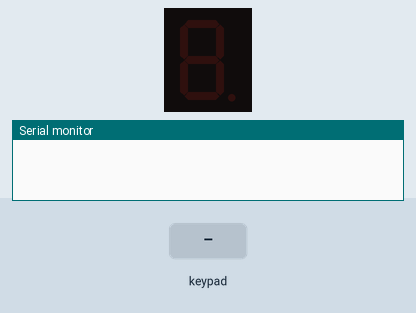
Recording of a sketch running on a simulated Arduino Uno, built with avr-gcc and run on an emulated ATmega328P. Parts: 1-digit seven-segment display, the last lines printed to the serial monitor. Wiring (inferred from the names in the program): 1-digit 7-segment display, segments lit when HIGH: segments pin 11, pin 10, A1, A2, A3, pin 12, pin 13, A0. Inputs (shaded band) come from the test bench. The segment pins are drawn as the display they are named for.

Above: at 1.2 s.
1.3 s: keypad keys 2 3 4 5 pressed 0.4 s apart
At 2.8 s:
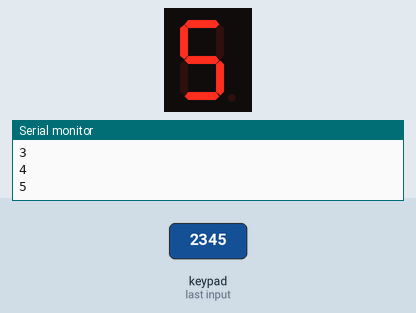
4.4 s: key '1' pressed
At 5.6 s:
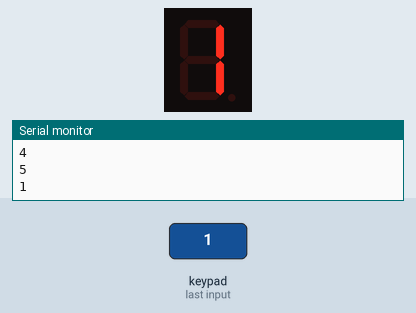
5.9 s: keypad keys 6 7 8 9 # pressed 0.4 s apart
At 6.1 s:
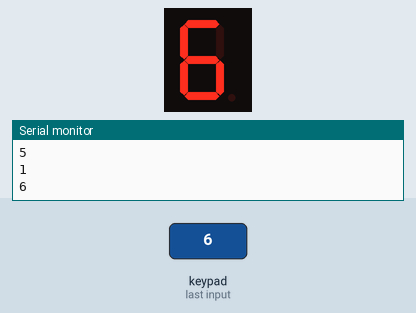
9.4 s: key '0' pressed
At 10.4 s:
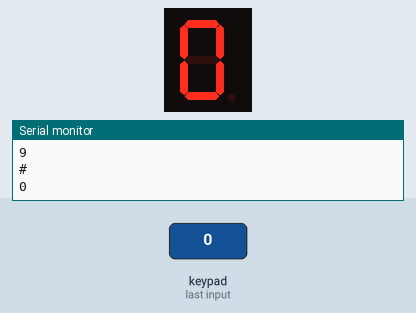
10.9 s: key '2' pressed
At 11.7 s:
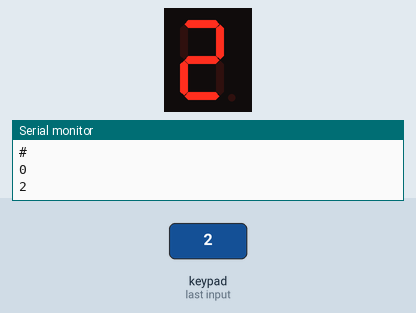
12.4 s: key '3' pressed
At 12.9 s:
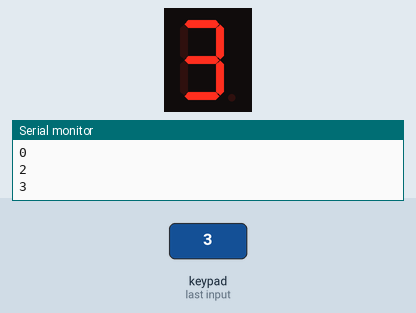
Timing chart, 0 to 14.9 s (numbered marks = the images above; inputs shaded):
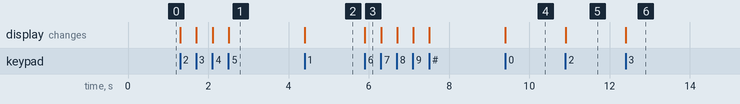

Measured:
- after the input at 1.3 s, the display: first changes at once (image 1 shows a later state)
- after the input at 4.4 s, the display: changes at once (image 2)
- after the input at 5.9 s, the display: changes at once (image 3)
- after the input at 9.4 s, the display: changes at once (image 4)
- after the input at 10.9 s, the display: changes at once (image 5)
- after the input at 12.4 s, the display: changes at once (image 6)

The sketch:

KEYPAD_5_7Segment.ino
```cpp
#include <Keypad.h>

// Mendefinisikan ukuran keypad 4x4
const byte ROWS = 4;
const byte COLS = 4;

// Mendefinisikan layout tombol keypad
char keys[ROWS][COLS] = {
  {'1','2','3','A'},
  {'4','5','6','B'},
  {'7','8','9','C'},
  {'*','0','#','D'}
};

// Mendefinisikan pin koneksi baris dan kolom
byte rowPins[ROWS] = {2, 3, 4, 5};    // Pin Arduino yang terhubung ke baris 1, 2, 3, 4
byte colPins[COLS] = {6, 7, 8, 9};    // Pin Arduino yang terhubung ke kolom 1, 2, 3, 4

// Membuat objek keypad
Keypad keypadCoba = Keypad(makeKeymap(keys), rowPins, colPins, ROWS, COLS);

int a = 11; // Segment A
int b = 10; // Segment B
int c = A1; // Segment C
int d = A2; // Segment D
int e = A3; // Segment E
int f = 12; // Segment F
int g = 13; // Segment G
int dp = A0; // Decimal Point

void setup() {
  Serial.begin(9600);

  pinMode(a, OUTPUT);
  pinMode(b, OUTPUT);
  pinMode(c, OUTPUT);
  pinMode(d, OUTPUT);
  pinMode(e, OUTPUT);
  pinMode(f, OUTPUT);
  pinMode(g, OUTPUT);
  pinMode(dp, OUTPUT);
}

void loop() {
  char key = keypadCoba.getKey(); // Membaca tombol yang ditekan

  if (key) { // Jika tombol ditekan
    Serial.println(key); // Menampilkan tombol yang ditekan di Serial Monitor

    // Konversi karakter ke angka jika tombol adalah angka
    if (key >= '0' && key <= '9') {
      segment(key - '0'); // Panggil fungsi segment dengan angka yang sesuai
    } else {
      // Jika tombol bukan angka (A-D atau * / #), matikan semua segmen
      resetSegments();
    }
  }
}

void segment(int angka) {
  resetSegments(); // Reset semua segmen sebelum menampilkan angka

  switch (angka) {
        case 0:
      digitalWrite(a, HIGH);
      digitalWrite(b, HIGH);
      digitalWrite(c, HIGH);
      digitalWrite(d, HIGH);
      digitalWrite(e, HIGH);
      digitalWrite(f, HIGH);
      break;

    case 1:
      digitalWrite(b, HIGH);
      digitalWrite(c, HIGH);
      break;

    case 2:
      digitalWrite(a, HIGH);
      digitalWrite(b, HIGH);
      digitalWrite(c, LOW);
      digitalWrite(d, HIGH);
      digitalWrite(e, HIGH);
      digitalWrite(f, LOW);
      digitalWrite(g, HIGH);
      break;

    case 3:
      digitalWrite(a, HIGH);
      digitalWrite(b, HIGH);
      digitalWrite(c, HIGH);
      digitalWrite(d, HIGH);
      digitalWrite(e, LOW);
      digitalWrite(f, LOW);
      digitalWrite(g, HIGH);
      break;

    case 4:
      digitalWrite(b, HIGH);
      digitalWrite(c, HIGH);
      digitalWrite(e, LOW);
      digitalWrite(f, HIGH);
      digitalWrite(g, HIGH);
      break;

    case 5:
      digitalWrite(a, HIGH);
      digitalWrite(c, HIGH);
      digitalWrite(d, HIGH);
      digitalWrite(f, HIGH);
      digitalWrite(g, HIGH);
      break;

    case 6:
      digitalWrite(a, HIGH);
      digitalWrite(c, HIGH);
      digitalWrite(d, HIGH);
      digitalWrite(e, HIGH);
      digitalWrite(f, HIGH);
      digitalWrite(g, HIGH);
      break;

    case 7:
      digitalWrite(a, HIGH);
      digitalWrite(b, HIGH);
      digitalWrite(c, HIGH);
      break;

    case 8:
      digitalWrite(a, HIGH);
      digitalWrite(b, HIGH);
      digitalWrite(c, HIGH);
      digitalWrite(d, HIGH);
      digitalWrite(e, HIGH);
      digitalWrite(f, HIGH);
      digitalWrite(g, HIGH);
      break;

    case 9:
      digitalWrite(a, HIGH);
      digitalWrite(b, HIGH);
      digitalWrite(c, HIGH);
      digitalWrite(d, HIGH);
      digitalWrite(f, HIGH);
      digitalWrite(g, HIGH);
      break;

    default:
        resetSegments(); // Reset jika input tidak valid
        break;
   }
}

void resetSegments() {
   // Matikan semua segmen
   digitalWrite(a, LOW);
   digitalWrite(b, LOW);
   digitalWrite(c, LOW);
   digitalWrite(d, LOW);
   digitalWrite(e, LOW);
   digitalWrite(f, LOW);
   digitalWrite(g, LOW);
}
```
